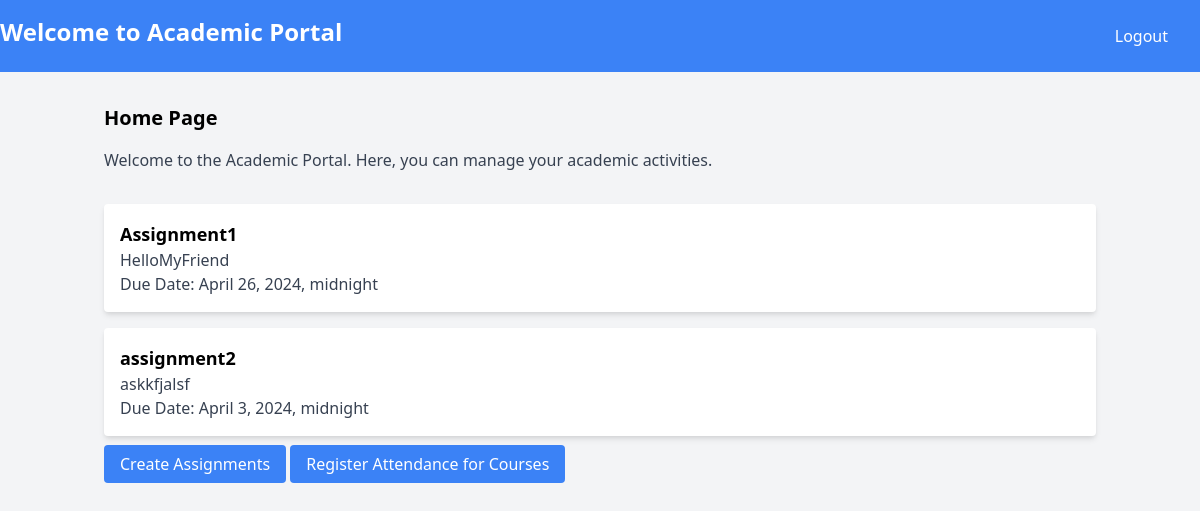
The page /portal/ (signed in) on the database as committed earlier.
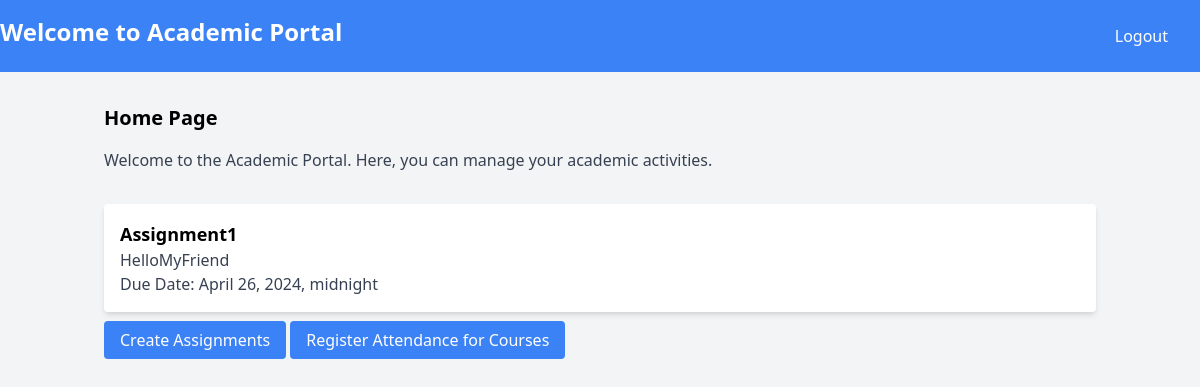
The same page on the database as committed later.
### academic_portal/models.py (models this page shows, shortened)
class Assignment(models.Model):
    course = models.ForeignKey('Course', on_delete=models.CASCADE, verbose_name=_('Course'), related_name='assignments')
    title = models.CharField(max_length=100, null=False, blank=False, verbose_name=_('Title'))
    description = models.TextField(verbose_name=_('Description'))
    due_date = models.DateTimeField(verbose_name=_('Due Date'))
    file = models.FileField(upload_to='assignments/', verbose_name=_('File'))
    class Meta:
        verbose_name = _('Assignment')
        verbose_name_plural = _('Assignments')
        ordering = ['title', 'due_date']
        indexes = [
            models.Index(fields=['title'], name='assignment_title_idx'),
        ]

### academic_portal/views.py (the view)
# urls.py: 2. Add a URL to urlpatterns:  path('', views.home, name='home')
@login_required
def home(request):
    assignments = []
    if hasattr(request.user, 'lecturer'):
        courses = request.user.lecturer.courses.all()
        for course in courses:
            assignments = assignments + list(course.assignments.all())
    return render(request, 'home1.html', {
        'user': request.user,
        'assignments': assignments
    })

### academic_portal/templates/home1.html (shortened to what this page needs)
<!DOCTYPE html>
<html lang="en">
<head>
    <link href="https://cdn.jsdelivr.net/npm/tailwindcss@2.2.19/dist/tailwind.min.css" rel="stylesheet">
</head>
<body class="bg-gray-100">
    <header class="bg-blue-500 text-white py-4 flex justify-between">
        <h1 class="text-2xl font-semibold text-center">Welcome to Academic Portal</h1>
        <form action="{% url 'users:logout' %}" method="post">
            <button type="submit" class="float-right mr-4 text-white py-2 px-4 rounded">Logout</button>
        </form>
    </header>
    <main class="container mx-auto mt-8 px-4">
        <h3 class="text-xl font-semibold mb-4">Home Page</h3>
        <p class="text-gray-700">Welcome to the Academic Portal. Here, you can manage your academic activities.</p>
    </main>
    <nav class="container mx-auto mt-8 px-4">
        {% if user.lecturer %}
            {% for assignment in assignments %}
                <div class="bg-white p-4 rounded shadow-md mb-4">
                    <h3 class="text-lg font-semibold">{{ assignment.title }}</h3>
                    <p class="text-gray-700">{{ assignment.description }}</p>
                    <p class="text-gray-700">Due Date: {{ assignment.due_date }}</p>
                </div>
            {% endfor %}
            <a href="{% url 'academic_portal:assignment' %}" class="bg-blue-500 text-white py-2 px-4 rounded">Create Assignments</a>
            {% if user.is_authenticated and user.lecturer %}
                <a href="{% url 'academic_portal:choose_course' %}" class="bg-blue-500 text-white py-2 px-4 rounded">Register Attendance for Courses</a>
        {% endif %}
        {% elif user.student %}
            <a href="{% url 'academic_portal:add_course' %}" class="bg-blue-500 text-white py-2 px-4 rounded">Add Courses</a>
            <a href="{% url 'academic_portal:assignment' %}" class="bg-blue-500 text-white py-2 px-4 rounded">Submit Homework</a>
        {% endif %}
    </nav>
</body>
</html>

Rows that differ between the two databases and show on the page:
removed Assignment: title "assignment2", description "askkfjalsf", due_date "April 3, 2024, midnight"
